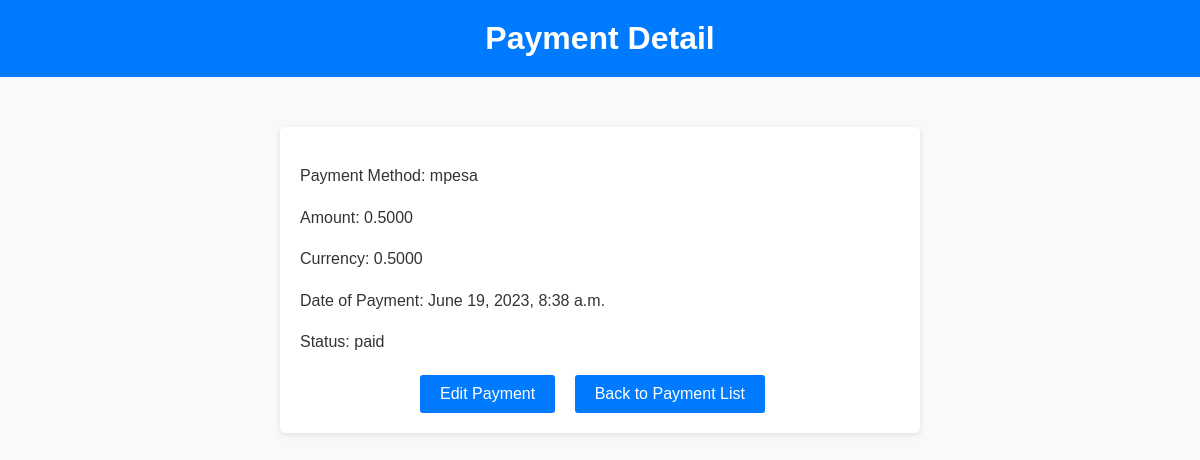
/payment/1/, run on the app's committed database.
### payment/models.py (models this page shows)
class Payment(models.Model):
    payment_method= models.CharField(max_length=32)
    amount= models.DecimalField(decimal_places=4, max_digits=4)
    currency=models.DecimalField(decimal_places=4, max_digits=4)
    date_of_payment=models.DateTimeField()
    status=models.CharField(max_length=32)

### payment/views.py (the view)
# urls.py: path('<int:id>/', views.payment_detail, name='payment_detail'),
def payment_detail(request, id):
    payment = get_object_or_404(Payment, id=id)
    return render(request, "payment/payment_detail.html", {"payment": payment})

### templates/payment/payment_detail.html (shortened to what this page needs)
<!DOCTYPE html>
<html lang="en">
<head>
</head>
<body>
    <h1>Payment Detail</h1>
    <div class="container">
        <p>Payment Method: {{ payment.payment_method }}</p>
        <p>Amount: {{ payment.amount }}</p>
        <p>Currency: {{ payment.currency }}</p>
        <p>Date of Payment: {{ payment.date_of_payment }}</p>
        <p>Status: {{ payment.status }}</p>
        <div class="edit-button">
            <a href="{% url 'edit_payment' payment.id %}">Edit Payment</a>
            <a href="{% url 'payment_list' %}">Back to Payment List</a>
        </div>
    </div>
</body>
</html>

### templates/payment/payment_detail.html (style rules this page uses)
body { font-family: Arial, sans-serif; background-color: #f8f9fa; margin: 0; padding: 0; color: #333; }
.container { max-width: 600px; margin: 0 auto; padding: 20px; margin-top: 50px; background-color: #fff; border-radius: 5px; box-shadow: 0 2px 6px rgba(0, 0, 0, 0.1); }
h1 { text-align: center; padding: 20px; background-color: #007bff; color: #fff; margin: 0; }
p { margin-bottom: 15px; line-height: 1.6; }
a { color: #007bff; text-decoration: none; margin-right: 15px; }
.edit-button { text-align: center; margin-top: 20px; }
.edit-button a { display: inline-block; background-color: #007bff; color: white; padding: 10px 20px; text-decoration: none; border-radius: 3px; }

### data on the page
Payment: payment_method "mpesa", amount "0.5000", currency "0.5000", date_of_payment "June 19, 2023, 8:38 a.m.", status "paid"
